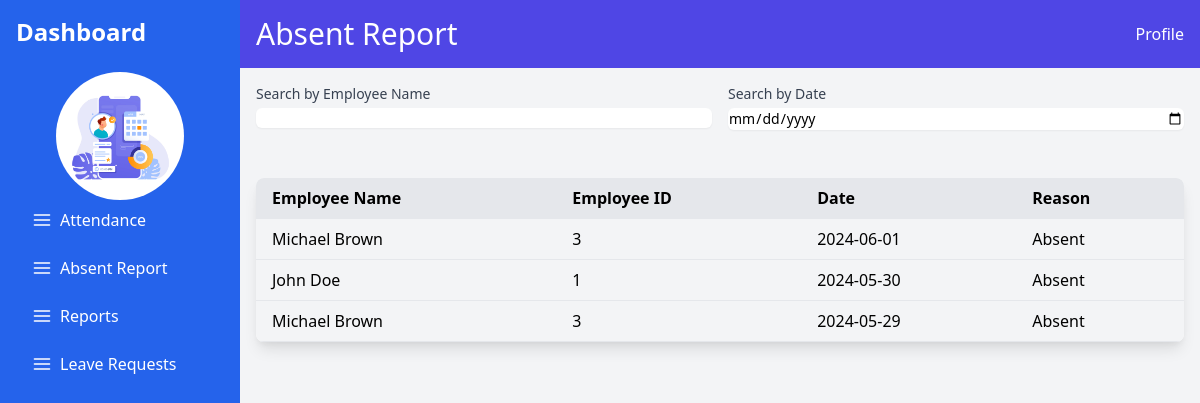
The page /absent_report on the database its author committed.
### tables this page shows
CREATE TABLE attendance (
                id INTEGER PRIMARY KEY AUTOINCREMENT,
                employee_name TEXT NOT NULL,
                employee_id INTEGER,
                date TEXT NOT NULL,
                status TEXT NOT NULL,
                total_hours TEXT,
                punch_in TEXT,
                punch_out TEXT,
                FOREIGN KEY (employee_id) REFERENCES employees(id));

### app.py (the view)
@app.route('/absent_report')
def absent_report():
    absent_records = fetch_absent_records()
    return render_template('absent_report.html', absent_records=absent_records)

### app.py (called while the page is built)
def fetch_absent_records():
    con = sqlite3.connect('db_web.db')
    cur = con.cursor()
    cur.execute("SELECT employee_name, employee_id, date, status FROM attendance WHERE status = 'Absent'")
    absent_records = cur.fetchall()
    con.close()
    return absent_records

### templates/absent_report.html (shortened to what this page needs)
<!DOCTYPE html>
<html lang="en">
<head>
    <link rel="stylesheet" href="https://cdnjs.cloudflare.com/ajax/libs/tailwindcss/2.2.19/tailwind.min.css">
</head>
<body class="bg-gray-100">
    <div class="flex h-screen">
        <div class="w-1/5 primary p-4 text-white">
            <h2 class="text-2xl font-semibold mb-4">Dashboard</h2>
            <div class="flex justify-center mt-6">
                <img src="{{ url_for('static', filename='images/3905531.jpg') }}" alt="Tasks Icon" class="w-32 h-32 object-cover rounded-full">
            </div>
            <ul>
                <li class="mb-2">
                    <a href="attendance" class="flex items-center py-2 px-4 text-white hover:bg-blue-700 rounded-lg">
                        <svg class="h-5 w-5 mr-2" fill="none" stroke="currentColor" viewBox="0 0 24 24"
                            xmlns="http://www.w3.org/2000/svg">
                            <path stroke-linecap="round" stroke-linejoin="round" stroke-width="2"
                                d="M3 12h18M3 6h18M3 18h18"></path>
                        </svg>
                        Attendance
                    </a>
                </li>
                <li class="mb-2">
                    <a href="#" class="flex items-center py-2 px-4 text-white hover:bg-blue-700 rounded-lg">
                        <svg class="h-5 w-5 mr-2" fill="none" stroke="currentColor" viewBox="0 0 24 24"
                            xmlns="http://www.w3.org/2000/svg">
                            <path stroke-linecap="round" stroke-linejoin="round" stroke-width="2"
                                d="M3 12h18M3 6h18M3 18h18"></path>
                        </svg>
                        Absent Report
                    </a>
                </li>
                <li class="mb-2">
                    <a href="attendence_reports" class="flex items-center py-2 px-4 text-white hover:bg-blue-700 rounded-lg">
                        <svg class="h-5 w-5 mr-2" fill="none" stroke="currentColor" viewBox="0 0 24 24"
                            xmlns="http://www.w3.org/2000/svg">
                            <path stroke-linecap="round" stroke-linejoin="round" stroke-width="2"
                                d="M3 12h18M3 6h18M3 18h18"></path>
                        </svg>
                        Reports
                    </a>
                </li>
                <li class="mb-2">
                    <a href="#" class="flex items-center py-2 px-4 text-white hover:bg-blue-700 rounded-lg">
                        <svg class="h-5 w-5 mr-2" fill="none" stroke="currentColor" viewBox="0 0 24 24"
                            xmlns="http://www.w3.org/2000/svg">
                            <path stroke-linecap="round" stroke-linejoin="round" stroke-width="2"
                                d="M3 12h18M3 6h18M3 18h18"></path>
                        </svg>
                        Leave Requests
                    </a>
                </li>
            </ul>
        </div>
        <div class="w-4/5">
            <div class="secondary p-4 text-white flex justify-between items-center">
                <h1 class="text-3xl">Absent Report</h1>
                <div>
                    <a href="#" class="text-white hover:underline">Profile</a>
                </div>
            </div>
            <div class="p-4">
                <form id="absent-filter-form" class="mb-4">
                    <div class="grid grid-cols-1 md:grid-cols-2 gap-4">
                        <div>
                            <label for="absent-search" class="block text-sm font-medium text-gray-700">Search by Employee Name</label>
                            <input type="text" id="absent-search" name="absent-search" class="mt-1 block w-full rounded-md border-gray-300 shadow-sm focus:border-indigo-500 focus:ring-indigo-500 sm:text-sm">
                        </div>
                        <div>
                            <label for="date-search" class="block text-sm font-medium text-gray-700">Search by Date</label>
                            <input type="date" id="date-search" name="date-search" class="mt-1 block w-full rounded-md border-gray-300 shadow-sm focus:border-indigo-500 focus:ring-indigo-500 sm:text-sm">
                        </div>
                    </div>
                </form>
            </div>
            <div class="p-4">
                <table class="min-w-full bg-white rounded-lg shadow-lg overflow-hidden">
                    <thead class="bg-gray-200">
                        <tr>
                            <th class="py-2 px-4 border-b text-left">Employee Name</th>
                            <th class="py-2 px-4 border-b text-left">Employee ID</th>
                            <th class="py-2 px-4 border-b text-left">Date</th>
                            <th class="py-2 px-4 border-b text-left">Reason</th>
                        </tr>
                    </thead>
                    <tbody id="absent-report-table">
                        {% for record in absent_records %}
                        <tr class="bg-gray-100 hover:bg-gray-200">
                            <td class="py-2 px-4 border-b">{{ record[0] }}</td>
                            <td class="py-2 px-4 border-b">{{ record[1] }}</td>
                            <td class="py-2 px-4 border-b">{{ record[2] }}</td>
                            <td class="py-2 px-4 border-b">{{ record[3] }}</td>
                        </tr>
                        {% endfor %}
                    </tbody>
                </table>
            </div>
        </div>
    </div>
</body>
</html>

### templates/absent_report.html (style rules this page uses)
.primary { --tw-bg-opacity: 1; background-color: rgba(37, 99, 235, var(--tw-bg-opacity)); }
.secondary { --tw-bg-opacity: 1; background-color: rgba(79, 70, 229, var(--tw-bg-opacity)); }

### rows shown on the page
attendance: employee_name "Michael Brown", employee "3", date "2024-06-01", status "Absent"
attendance: employee_name "John Doe", employee "1", date "2024-05-30", status "Absent"
attendance: employee_name "Michael Brown", employee "3", date "2024-05-29", status "Absent"
